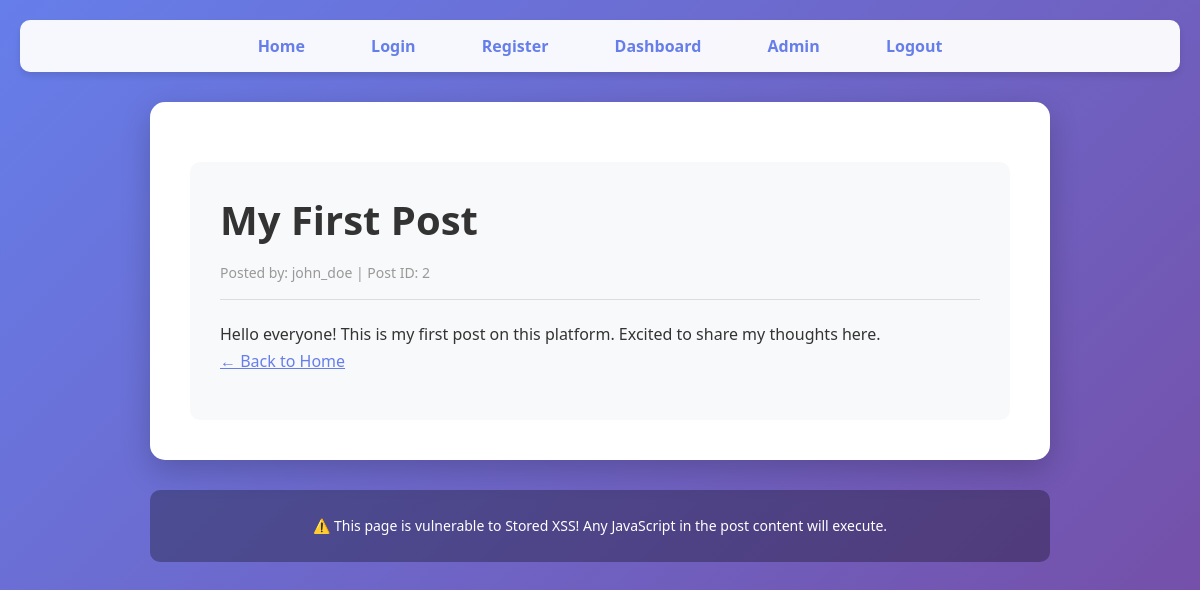
The app's page /view_post.php?id=2, older data.
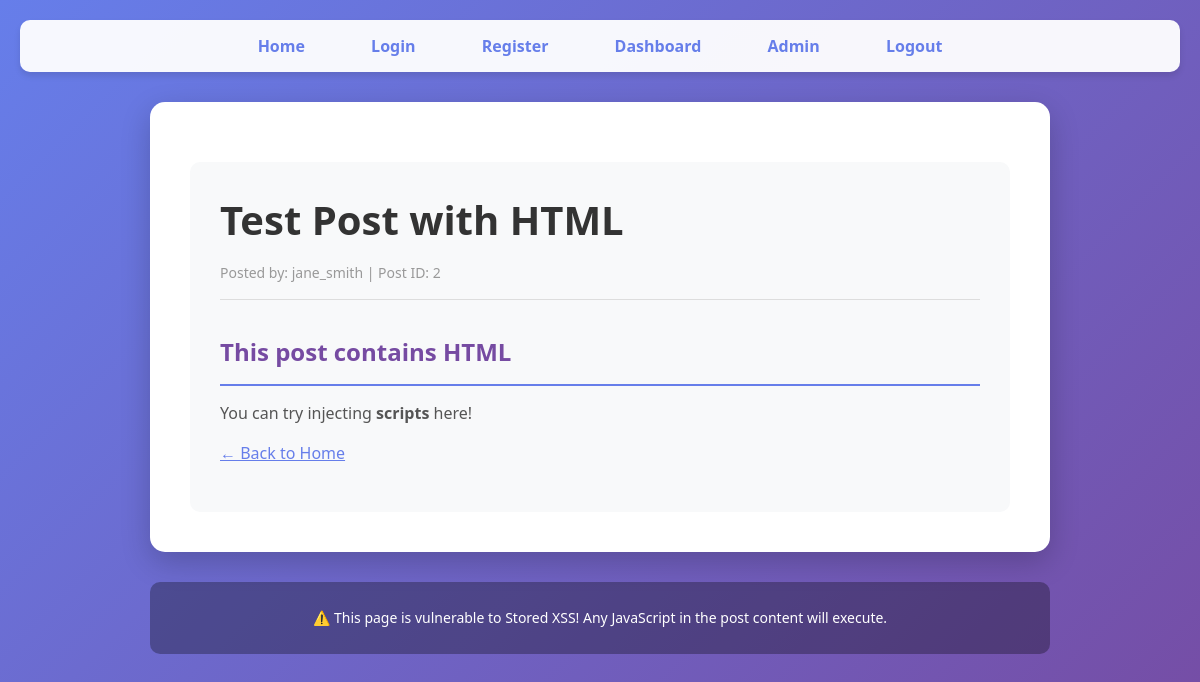
The same page, newer data.
### tables this page shows
CREATE TABLE posts (
    id INT AUTO_INCREMENT PRIMARY KEY,
    user_id INT,
    title VARCHAR(255),
    content TEXT
);

CREATE TABLE users (
    id INT AUTO_INCREMENT PRIMARY KEY,
    username VARCHAR(100),
    email VARCHAR(100),
    password VARCHAR(100),
    role VARCHAR(20)
);

### view_post.php (the view, shortened to what this page needs)
<?php
require_once 'db.php';
$post_id = $_GET['id'];
$query = "SELECT posts.*, users.username FROM posts JOIN users ON posts.user_id = users.id WHERE posts.id = $post_id";
$result = mysqli_query($conn, $query);
$post = mysqli_fetch_assoc($result);
?>
<!DOCTYPE html>
<html>
<head>
    <link rel="stylesheet" href="css/style.css">
</head>
<body>
    <nav>
        <a href="index.php">Home</a>
        <a href="login.php">Login</a>
        <a href="register.php">Register</a>
        <a href="dashboard.php">Dashboard</a>
        <a href="admin.php">Admin</a>
        <a href="logout.php">Logout</a>
    </nav>
    <div class="container">
        <div class="post-full">
            <h1><?php echo $post['title']; ?></h1>
            <p class="meta">
                Posted by: <?php echo $post['username']; ?> |
                Post ID: <?php echo $post['id']; ?>
            </p>
            <div class="post-content">
                <?php echo $post['content']; ?>
            </div>
            <p><a href="index.php">← Back to Home</a></p>
        </div>
    </div>
    <footer>
        <p>⚠️ This page is vulnerable to Stored XSS! Any JavaScript in the post content will execute.</p>
    </footer>
</body>
</html>

Row changes from the older to the newer data that the page shows:
changed posts id 2: title "My First Post" → "Test Post with HTML"; user.username "john_doe" → "jane_smith"; content "Hello everyone! This is my first post on this platform. Excited to share my thoughts here." → "This post contains HTML You can try injecting scripts here!"
